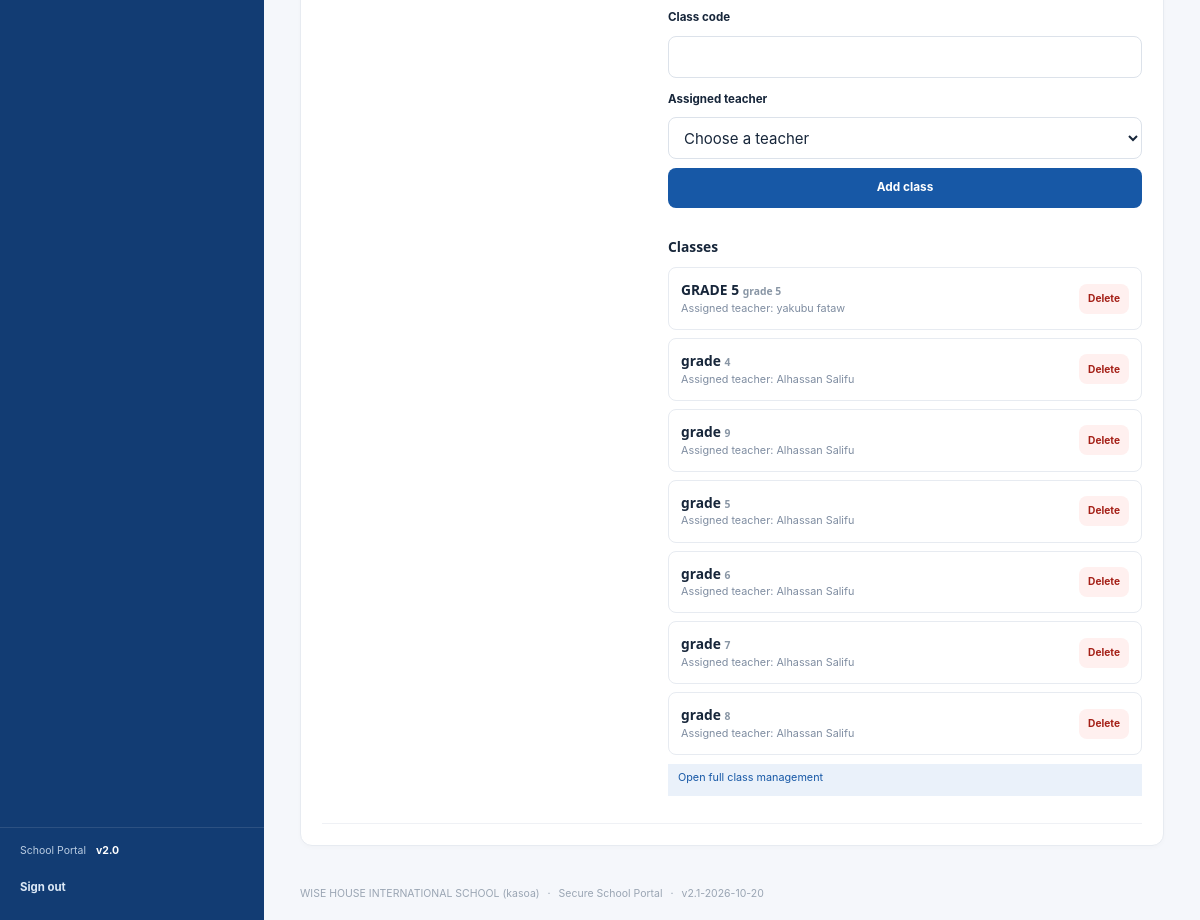
The app's page /settings (signed in, lower part), older data.
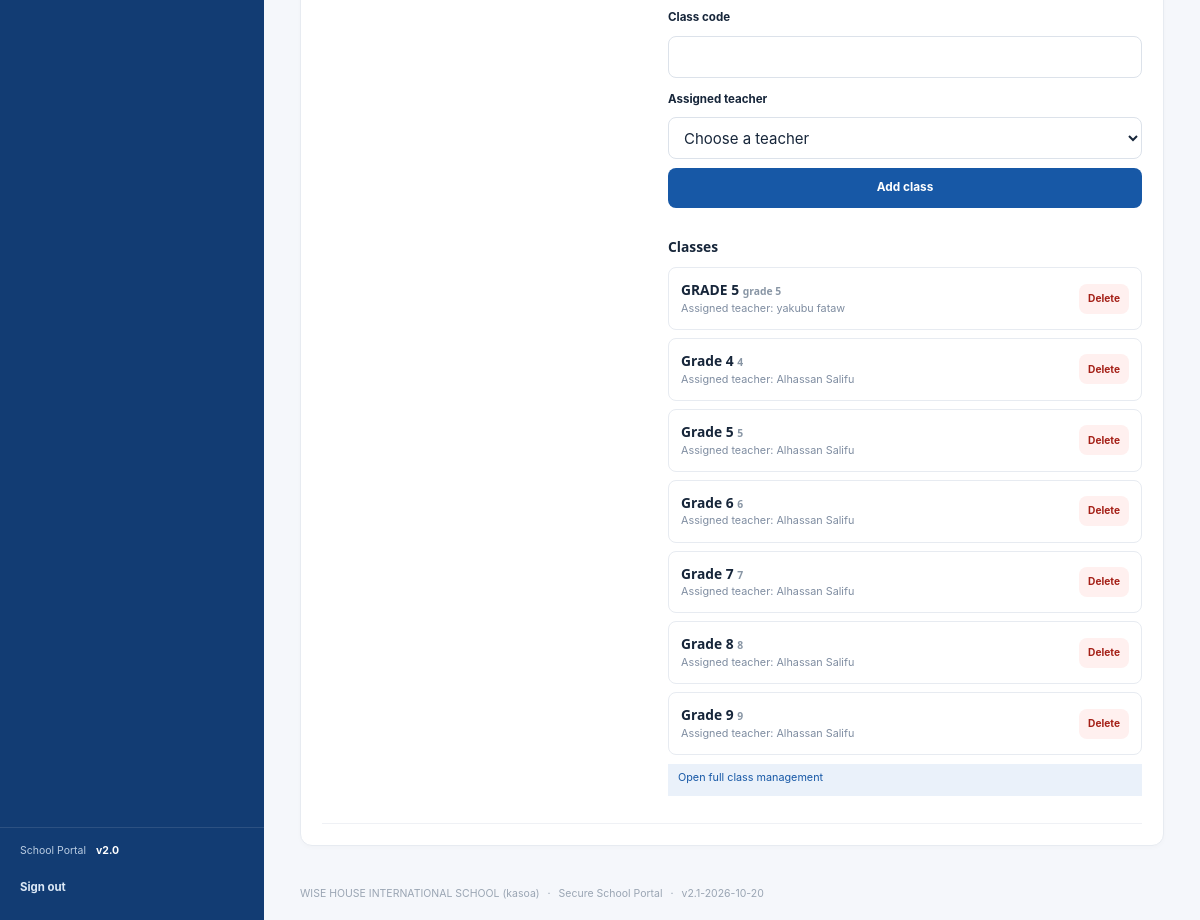
The same page, newer data.
### tables this page shows
CREATE TABLE courses (
    id INTEGER PRIMARY KEY AUTOINCREMENT,
    name TEXT NOT NULL,
    code TEXT NOT NULL UNIQUE,
    teacher_id INTEGER NOT NULL REFERENCES teachers(id) ON DELETE RESTRICT
);

CREATE TABLE settings (
    key TEXT PRIMARY KEY,
    value TEXT NOT NULL
);

CREATE TABLE teachers (
    id INTEGER PRIMARY KEY AUTOINCREMENT,
    name TEXT NOT NULL,
    email TEXT NOT NULL UNIQUE,
    subject TEXT NOT NULL
, phone TEXT NOT NULL DEFAULT '', home_address TEXT NOT NULL DEFAULT '', profile_picture TEXT NOT NULL DEFAULT '');

### school_system/views.py (the view, shortened to what this page needs)
@bp.route("/settings", methods=("GET", "POST"))
@roles_required("super_admin")
def settings():
    db = get_db()
    values = {
        row["key"]: row["value"]
        for row in db.execute("SELECT key, value FROM settings").fetchall()
    }
    return render_template("settings.html", **_settings_context(db, values))

### school_system/auth.py (called while the page is built)
@bp.before_app_request
def load_logged_in_user():
    user_id = session.get("user_id")
    if user_id is None:
        session.pop("username", None)
        session.pop("role", None)
        return
    user = get_db().execute(
        "SELECT id, username, role, is_active FROM users WHERE id = ?", (user_id,)
    ).fetchone()
    if user is None or not user["is_active"]:
        session.clear()
    else:
        session["username"] = user["username"]
        session["role"] = user["role"]

def login_required(view):
    @functools.wraps(view)
    def wrapped_view(**kwargs):
        if session.get("user_id") is None:
            return redirect(url_for("auth.login"))
        return view(**kwargs)
    return wrapped_view

def roles_required(*roles):
    def decorator(view):
        @functools.wraps(view)
        @login_required
        def wrapped_view(**kwargs):
            if session.get("role") not in roles:
                abort(403)
            return view(**kwargs)
        return wrapped_view
    return decorator

### school_system/views.py (called while the page is built, shortened)
@bp.app_template_filter("translate")
def translate(text, language="en"):
    if language == "en" or not isinstance(text, str):
        return text

### school_system/templates/settings.html (shortened to what this page needs)
{% extends "base.html" %}
{% block content %}
  <section class="portal-card settings-card settings-extra">
    <div class="settings-section">
      <div class="settings-section-title"><h2>{{ 'Class management'|translate(language) }}</h2><p>{{ 'Create classes, assign teachers, and remove classes without linked records.'|translate(language) }}</p></div>
      <div class="settings-fields">
        {% if teachers %}
          <form method="post" action="{{ url_for('views.manage_classes') }}" class="stack">
            <label for="settings-class-code">{{ 'Class code'|translate(language) }}</label>
            <input id="settings-class-code" name="code" maxlength="40" required>
            <label for="settings-class-teacher">{{ 'Assigned teacher'|translate(language) }}</label>
            <select id="settings-class-teacher" name="teacher_id" required>
              <option value="">{{ 'Choose a teacher'|translate(language) }}</option>
            </select>
            <button type="submit">{{ 'Add class'|translate(language) }}</button>
          </form>
        {% else %}
          <div class="card-empty"><p>{{ 'Add a teacher profile before creating a class.'|translate(language) }}</p></div>
        {% endif %}
        <h3>{{ 'Classes'|translate(language) }}</h3>
        {% if classes %}
          <div class="class-management-list">
            {% for course in classes %}
              <article class="class-management-item">
                <div class="class-management-heading">
                  <div><h3>{{ course.name }} <small>{{ course.code }}</small></h3><p>{{ 'Assigned teacher'|translate(language) }}: {{ course.teacher_name }}</p></div>
                  <form method="post" action="{{ url_for('views.manage_classes') }}" onsubmit="return confirm('{{ 'Delete this class? Classes with linked records cannot be deleted.'|translate(language) }}');">
                    <button class="button-small danger-button" type="submit">{{ 'Delete'|translate(language) }}</button>
                  </form>
                </div>
              </article>
            {% endfor %}
          </div>
        {% else %}
          <div class="card-empty"><p>{{ 'No classes yet'|translate(language) }}</p></div>
        {% endif %}
        <a class="button-small secondary-button" href="{{ url_for('views.manage_classes') }}">{{ 'Open full class management'|translate(language) }}</a>
      </div>
    </div>
  </section>
{% endblock %}

### school_system/templates/base.html (shortened to what this page needs)
<!doctype html>
<html lang="{{ language or 'en' }}" dir="{{ 'rtl' if language in ('ar',) else 'ltr' }}">
  <head>
    <link rel="stylesheet" href="{{ url_for('static', filename='style.css') }}">
    <link rel="stylesheet" href="{{ url_for('static', filename='portal.css') }}">
  </head>
  <body class="{% block body_class %}portal-body{% endblock %}">
    {% if session.get('user_id') and not public_page|default(false) %}
      <div class="portal-shell" id="portal-shell">
        <aside class="sidebar" id="sidebar" style="background-color: {{ site_settings.sidebar_color }};">
          <div class="sidebar-scroll" data-scroll-keep="sidebar" data-scroll-global>
            {% set nav_state = namespace(category=None) %}
          </div>
          <div class="sidebar-footer">
            <span class="sidebar-version">School Portal <b>v2.0</b></span>
            <form action="{{ url_for('auth.logout') }}" method="post">
              <button class="sidebar-logout" type="submit">{{ 'Sign out'|translate(language) }}</button>
            </form>
          </div>
        </aside>
        <div class="portal-main">
                {% set year = request.args.get('year', academic_year) %}
          <main class="page-content">
            {% block content %}{% endblock %}
          </main>
          <footer class="page-footer">{{ school_name }} <span>·</span> Secure School Portal <span>·</span> v{{ app_version }}</footer>
        </div>
      </div>
    {% else %}
      {% for category, message in get_flashed_messages(with_categories=true) %}
        <p class="flash {{ category }} login-flash" role="status">{{ message|translate(language) }}</p>
      {% endfor %}
      {% block public_content %}{% endblock %}
    {% endif %}
  </body>
</html>

Row changes from the older to the newer data that the page shows:
changed courses: name "grade" → "Grade 4"
changed courses: name "grade" → "Grade 5"
changed courses: name "grade" → "Grade 6"
changed courses: name "grade" → "Grade 7"
changed courses: name "grade" → "Grade 8"
changed courses: name "grade" → "Grade 9"; moves down the list
